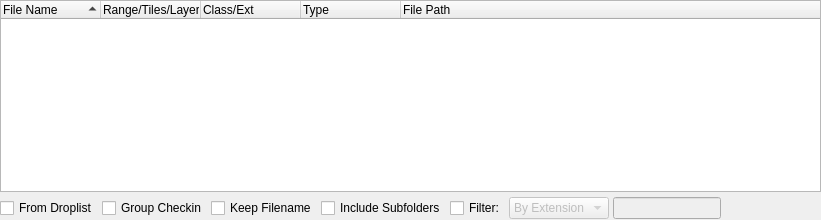
<?xml version="1.0" encoding="UTF-8"?>
<ui version="4.0">
 <class>dropPlate</class>
 <widget class="QWidget" name="dropPlate">
  <property name="windowTitle">
   <string>Form</string>
  </property>
  <layout class="QGridLayout" name="dropPlateGridLayout">
   <property name="margin">
    <number>0</number>
   </property>
   <property name="spacing">
    <number>4</number>
   </property>
   <item row="1" column="0">
    <widget class="QCheckBox" name="fromDropListCheckBox">
     <property name="sizePolicy">
      <sizepolicy hsizetype="Preferred" vsizetype="Fixed">
       <horstretch>0</horstretch>
       <verstretch>0</verstretch>
      </sizepolicy>
     </property>
     <property name="text">
      <string>From Droplist</string>
     </property>
    </widget>
   </item>
   <item row="1" column="1">
    <widget class="QCheckBox" name="groupCheckinCheckBox">
     <property name="sizePolicy">
      <sizepolicy hsizetype="Preferred" vsizetype="Fixed">
       <horstretch>0</horstretch>
       <verstretch>0</verstretch>
      </sizepolicy>
     </property>
     <property name="text">
      <string>Group Checkin</string>
     </property>
    </widget>
   </item>
   <item row="1" column="2">
    <widget class="QCheckBox" name="keepFileNameCheckBox">
     <property name="sizePolicy">
      <sizepolicy hsizetype="Preferred" vsizetype="Fixed">
       <horstretch>0</horstretch>
       <verstretch>0</verstretch>
      </sizepolicy>
     </property>
     <property name="text">
      <string>Keep Filename</string>
     </property>
    </widget>
   </item>
   <item row="1" column="3">
    <widget class="QCheckBox" name="includeSubfoldersCheckBox">
     <property name="sizePolicy">
      <sizepolicy hsizetype="Preferred" vsizetype="Fixed">
       <horstretch>0</horstretch>
       <verstretch>0</verstretch>
      </sizepolicy>
     </property>
     <property name="text">
      <string>Include Subfolders</string>
     </property>
    </widget>
   </item>
   <item row="1" column="7">
    <spacer name="horizontalSpacer">
     <property name="orientation">
      <enum>Qt::Horizontal</enum>
     </property>
     <property name="sizeHint" stdset="0">
      <size>
       <width>40</width>
       <height>20</height>
      </size>
     </property>
    </spacer>
   </item>
   <item row="1" column="9">
    <widget class="QToolButton" name="clearPushButton">
     <property name="sizePolicy">
      <sizepolicy hsizetype="Fixed" vsizetype="Fixed">
       <horstretch>0</horstretch>
       <verstretch>0</verstretch>
      </sizepolicy>
     </property>
     <property name="minimumSize">
      <size>
       <width>24</width>
       <height>24</height>
      </size>
     </property>
     <property name="maximumSize">
      <size>
       <width>24</width>
       <height>24</height>
      </size>
     </property>
     <property name="toolButtonStyle">
      <enum>Qt::ToolButtonIconOnly</enum>
     </property>
     <property name="autoRaise">
      <bool>true</bool>
     </property>
    </widget>
   </item>
   <item row="0" column="0" colspan="10">
    <widget class="QTreeWidget" name="dropTreeWidget">
     <property name="sizePolicy">
      <sizepolicy hsizetype="Ignored" vsizetype="Expanding">
       <horstretch>0</horstretch>
       <verstretch>0</verstretch>
      </sizepolicy>
     </property>
     <property name="styleSheet">
      <string notr="true">QTreeView::item {
	padding: 2px;
}

QTreeView::item:selected:active{
	background: qlineargradient(spread:pad, x1:0, y1:0, x2:1, y2:0, stop:0 rgba(82, 133, 166, 255), stop:1 rgba(82, 133, 166, 255));
    border: 1px solid transparent;
}
QTreeView::item:selected:!active {
	background: qlineargradient(spread:pad, x1:0, y1:0, x2:1, y2:0, stop:0 rgba(82, 133, 166, 255), stop:1 rgba(82, 133, 166, 255));
    border: 1px solid transparent;
}
</string>
     </property>
     <property name="editTriggers">
      <set>QAbstractItemView::AllEditTriggers</set>
     </property>
     <property name="tabKeyNavigation">
      <bool>true</bool>
     </property>
     <property name="alternatingRowColors">
      <bool>true</bool>
     </property>
     <property name="selectionMode">
      <enum>QAbstractItemView::ExtendedSelection</enum>
     </property>
     <property name="textElideMode">
      <enum>Qt::ElideMiddle</enum>
     </property>
     <property name="verticalScrollMode">
      <enum>QAbstractItemView::ScrollPerPixel</enum>
     </property>
     <property name="indentation">
      <number>20</number>
     </property>
     <property name="rootIsDecorated">
      <bool>true</bool>
     </property>
     <property name="uniformRowHeights">
      <bool>true</bool>
     </property>
     <property name="itemsExpandable">
      <bool>true</bool>
     </property>
     <property name="sortingEnabled">
      <bool>true</bool>
     </property>
     <property name="allColumnsShowFocus">
      <bool>true</bool>
     </property>
     <property name="wordWrap">
      <bool>true</bool>
     </property>
     <property name="headerHidden">
      <bool>false</bool>
     </property>
     <attribute name="headerCascadingSectionResizes">
      <bool>true</bool>
     </attribute>
     <column>
      <property name="text">
       <string>File Name</string>
      </property>
     </column>
     <column>
      <property name="text">
       <string>Range/Tiles/Layer</string>
      </property>
     </column>
     <column>
      <property name="text">
       <string>Class/Ext</string>
      </property>
     </column>
     <column>
      <property name="text">
       <string>Type</string>
      </property>
     </column>
     <column>
      <property name="text">
       <string>File Path</string>
      </property>
     </column>
    </widget>
   </item>
   <item row="1" column="8">
    <widget class="QToolButton" name="configPushButton">
     <property name="sizePolicy">
      <sizepolicy hsizetype="Fixed" vsizetype="Fixed">
       <horstretch>0</horstretch>
       <verstretch>0</verstretch>
      </sizepolicy>
     </property>
     <property name="minimumSize">
      <size>
       <width>24</width>
       <height>24</height>
      </size>
     </property>
     <property name="maximumSize">
      <size>
       <width>24</width>
       <height>24</height>
      </size>
     </property>
     <property name="toolButtonStyle">
      <enum>Qt::ToolButtonIconOnly</enum>
     </property>
     <property name="autoRaise">
      <bool>true</bool>
     </property>
    </widget>
   </item>
   <item row="1" column="4">
    <widget class="QCheckBox" name="enableFilterCheckBox">
     <property name="text">
      <string>Filter:</string>
     </property>
     <property name="checked">
      <bool>false</bool>
     </property>
    </widget>
   </item>
   <item row="1" column="6">
    <widget class="QLineEdit" name="filterLineEdit">
     <property name="enabled">
      <bool>false</bool>
     </property>
    </widget>
   </item>
   <item row="1" column="5">
    <widget class="QComboBox" name="filterComboBox">
     <property name="enabled">
      <bool>false</bool>
     </property>
     <item>
      <property name="text">
       <string>By Extension</string>
      </property>
     </item>
     <item>
      <property name="text">
       <string>By Filename</string>
      </property>
     </item>
    </widget>
   </item>
  </layout>
 </widget>
 <resources/>
 <connections>
  <connection>
   <sender>enableFilterCheckBox</sender>
   <signal>toggled(bool)</signal>
   <receiver>filterComboBox</receiver>
   <slot>setEnabled(bool)</slot>
   <hints>
    <hint type="sourcelabel">
     <x>542</x>
     <y>562</y>
    </hint>
    <hint type="destinationlabel">
     <x>603</x>
     <y>566</y>
    </hint>
   </hints>
  </connection>
  <connection>
   <sender>enableFilterCheckBox</sender>
   <signal>toggled(bool)</signal>
   <receiver>filterLineEdit</receiver>
   <slot>setEnabled(bool)</slot>
   <hints>
    <hint type="sourcelabel">
     <x>530</x>
     <y>560</y>
    </hint>
    <hint type="destinationlabel">
     <x>762</x>
     <y>566</y>
    </hint>
   </hints>
  </connection>
 </connections>
</ui>
